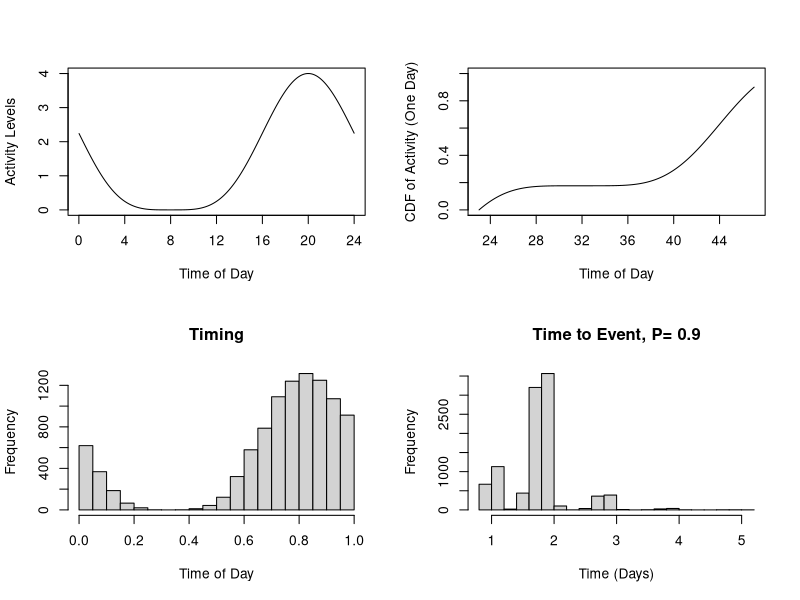

This chart was generated by the following R code:

dMin = 1:(60*24)
d2Min = c(1:(60*48))

cosHaz = function(t, o=-2, b=.5, p=3){
  #NOTE :: offset o is in hours
  pmax(0,(b+cos(2*pi*(t-o*60)/24/60)))^p 
}

cumCosHaz = function(o=-2,b=0.5,p=2){
  #NOTE :: offset o is in hours
  #cs = c(0,cumsum(cosHaz(d2Min[-1],k,o,b,p)))
  cs = cumsum(cosHaz(d2Min,o,b,p))
  cs1 = 2*cs/max(cs)
  cs1
}

rCosHazTim = function(t, o=-2, b=1.1, p=2, cs2=NULL){
  t0 = ceiling((t-floor(t))*60*24)+1
  if(is.null(cs2)) cs2=cumCosHaz(o,b,p)
  css2 = cs2[t0:c(t0+1440)]-cs2[t0]
  tm = min(which(css2>runif(1,0,1))) 
  # This occationally returns a number that is slightly larger than 1
  # which should never occur. 
  # print(c(check = diff(range(css2)))) 
  min(tm/60/24,1)
}

rCosHaz = function(t,P=1,o=-2,b=1,p=2,cs2=NULL){
  t+rCosHazTim(t,o,b,p,cs2)+rgeom(1,P)
}

#Check Timing


checkIt = function(t, P=.9, o=12, b=1, p=2, N=10000){
  t=t/24 
  par(mfrow = c(2,2))
  plot(dMin/60, cosHaz(dMin,o,b,p), type = "l", ylab = "Activity Levels", xaxt = "n", xlab = "Time of Day")
  axis(1, 4*c(0:6), 4*c(0:6))
  
  t0 = ceiling((t-floor(t))*60*24)+1
  ixx = t0:(t0+1440)
  
  cch = P*(cumCosHaz(o,b,p)[ixx] - cumCosHaz(o,b,p)[t0]) 
  plot(d2Min[ixx]/60, cch, type = "l", ylab = "CDF of Activity (One Day)", xlab = "Time of Day", xaxt = "n", ylim = c(0,1))  
  axis(1, 4*c(0:11), 4*c(0:11))
  
  tt = replicate(10000,rCosHazTim(1,o,b,p))
  hist(tt, xlab = "Time of Day", main = "Timing")
  
  tt=replicate(10000,rCosHaz(t,P,o,b,p))
  hist(tt, main = paste("Time to Event, P=",P), xlab = "Time (Days)") 
  tt
}

tt = checkIt (23, o=-4)
